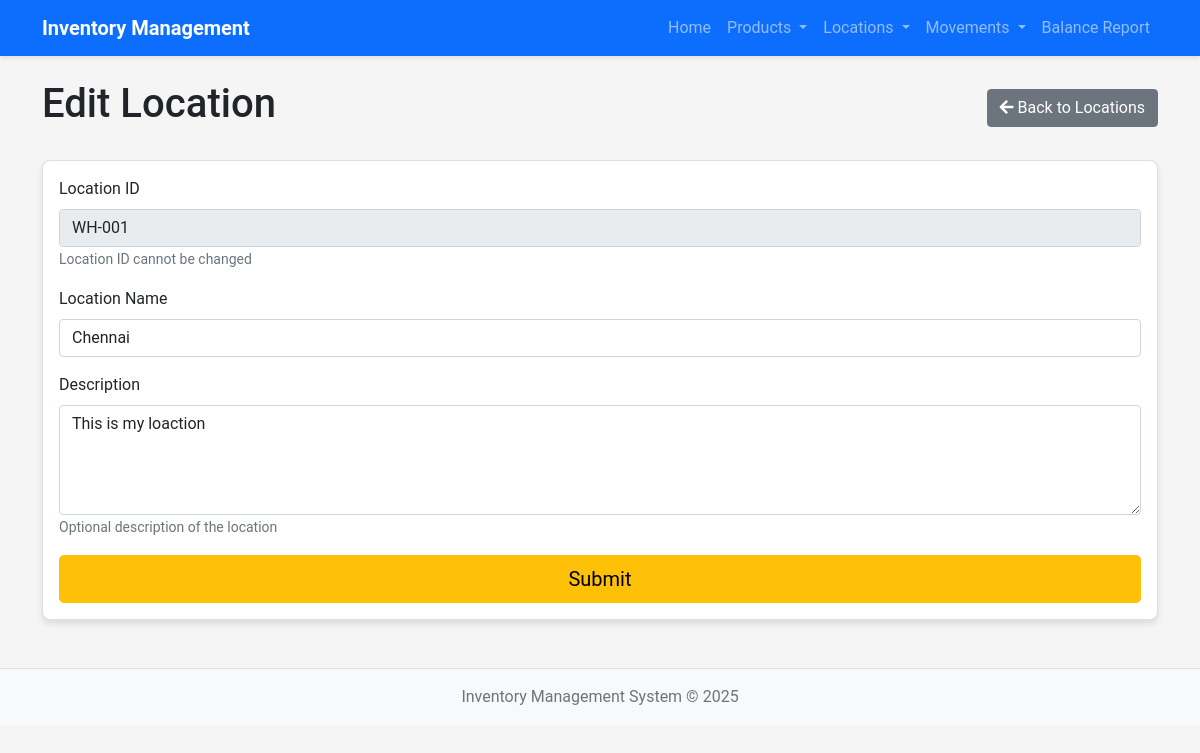
The page /locations/edit/WH-001 on the database its author committed.
### models.py (models this page shows, shortened)
class Location(db.Model):
    __tablename__ = 'locations'
    location_id = db.Column(db.String(20), primary_key=True)
    location_name = db.Column(db.String(100), nullable=False)
    description = db.Column(db.Text, nullable=True)
    created_at = db.Column(db.DateTime, default=datetime.utcnow)
    updated_at = db.Column(db.DateTime, default=datetime.utcnow, onupdate=datetime.utcnow)

### app.py (the view)
@app.route('/locations/edit/<string:location_id>', methods=['GET', 'POST'])
def edit_location(location_id):
    location = Location.query.get_or_404(location_id)
    form = LocationForm(obj=location)
    if form.validate_on_submit():
        location.location_name = form.location_name.data
        location.description = form.description.data
        db.session.commit()
        flash('Location updated successfully!', 'success')
        return redirect(url_for('list_locations'))
    return render_template('location/edit.html', form=form, location=location)

### forms.py
class LocationForm(FlaskForm):
    location_id = StringField('Location ID', validators=[DataRequired()])
    location_name = StringField('Location Name', validators=[DataRequired()])
    description = TextAreaField('Description', validators=[Optional()])
    submit = SubmitField('Submit')

### app.py (called while the page is built)
@app.context_processor
def inject_now():
    return {'now': datetime.utcnow()}

### templates/location/edit.html (shortened to what this page needs)
{% extends "base.html" %}
{% block content %}
<div class="d-flex justify-content-between align-items-center mb-4">
    <h1>Edit Location</h1>
    <a href="{{ url_for('list_locations') }}" class="btn btn-secondary">
        <i class="fas fa-arrow-left"></i> Back to Locations
    </a>
</div>
<div class="card">
    <div class="card-body">
        <form method="post">
            <div class="mb-3">
                {{ form.location_id.label(class="form-label") }}
                {{ form.location_id(class="form-control", readonly=true) }}
                <small class="form-text text-muted">Location ID cannot be changed</small>
            </div>
            <div class="mb-3">
                {{ form.location_name.label(class="form-label") }}
                {{ form.location_name(class="form-control" + (" is-invalid" if form.location_name.errors else "")) }}
            </div>
            <div class="mb-3">
                {{ form.description.label(class="form-label") }}
                {{ form.description(class="form-control", rows=4) }}
                <small class="form-text text-muted">Optional description of the location</small>
            </div>
            <div class="d-grid gap-2">
                {{ form.submit(class="btn btn-warning btn-lg") }}
            </div>
        </form>
    </div>
</div>
{% endblock %}

### static/css/style.css (style rules this page uses)
body { font-family: 'Roboto', sans-serif; background-color: #f5f5f5; }
.card { border-radius: 8px; box-shadow: 0 4px 6px rgba(0, 0, 0, 0.1); margin-bottom: 20px; }

### rows shown on the page
Location: location_id "WH-001", location_name "Chennai", description "This is my loaction"
